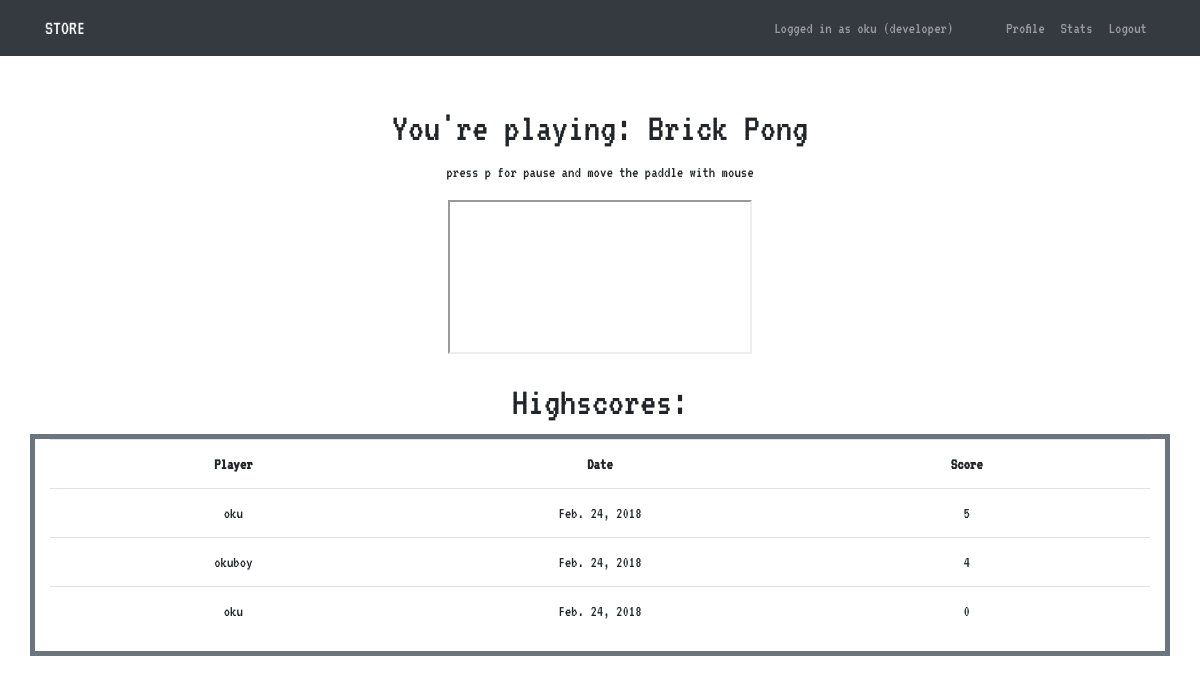
Screenshot of /play/game/brick-pong/ (signed in) with the database file from the repository.
### accounts/models.py (models this page shows, shortened)
class User(AbstractBaseUser):
    username = models.CharField(
        max_length=120,
        unique=True,
        validators=[
            RegexValidator(
                regex = USERNAME_REGEX,
                message = 'Username must be alphanumeric or contain any of the following ". @ + -"',
                code = 'invalid username',
            )
        ],
    )
    email = models.EmailField(
        verbose_name='email address',
        max_length=255,
        unique=True,
    )
    is_active = models.BooleanField(default=True)
    is_staff = models.BooleanField(default=False)
    is_admin = models.BooleanField(default=False)
    is_developer = models.BooleanField(default=False)
    my_games = models.ManyToManyField(Game, blank=True)
    games_sold = models.PositiveIntegerField(blank=True, null=True)
    objects = UserManager()
    USERNAME_FIELD = 'username'
    REQUIRED_FIELDS = ['email']
    def __str__(self):
        return self.username

### store/models.py (models this page shows, shortened)
class Game(models.Model):
    name = models.CharField(max_length=50, unique=True)
    slug = models.SlugField(allow_unicode=True, unique=True)
    developer = models.ForeignKey(User, related_name='game_developed_by', null=True)
    owners = models.ManyToManyField(User, related_name='game_owned_by')
    genre = models.ForeignKey(Genre, related_name='game_genre')
    description = models.TextField(blank=True, default='')
    coverpicture = models.ImageField(upload_to='cover_pics', blank=True)
    url = models.URLField(null=False, blank=False, unique=True)
    price = models.DecimalField(null=False, blank=False, max_digits=5,
                                decimal_places=2,validators=[MinValueValidator(Decimal('0.00'))])
    def __str__(self):
        return self.name

### play/models.py (models this page shows)
class Score(models.Model):
    game = models.ForeignKey(Game, related_name="high_scores")
    player = models.ForeignKey(User, related_name="user_scores")
    score = models.PositiveIntegerField()
    date = models.DateField(auto_now_add=True, null=True)
    def __str__(self):
        return self.game.name + ", " + str(self.score)
    class Meta:
        ordering = ['score']

### play/views.py (the view, shortened to what this page needs)
# urls.py: url(r'^game/(?P<slug>[\w\-]+)/$', views.PlayDetailView.as_view(), name='playdetail'),
class PlayDetailView(LoginRequiredMixin, UserPassesTestMixin, generic.DetailView):
    model = Game
    template_name = 'play/play_detail.html'
    def test_func(self, *args, **kwargs):
        return True
    def get_context_data(self, *args, **kwargs):
        context = super(PlayDetailView, self).get_context_data(*args, **kwargs)
        context['user'] = self.request.user
        context['highscores'] = self.object.high_scores.order_by("-score")[:5]
        print(context)
        return context

### play/templates/play/play_detail.html (shortened to what this page needs)
{% extends "base.html" %}
{% load staticfiles %}
{% block content %}
<br>
<div class="container">
  <div class="d-flex justify-content-center">
    <h1>You're playing: {{game}}</h1>
  </div>
  <div class="d-flex justify-content-center">
    <p>{{game.description}}<p>
  </div>
</div>
<div class="container">
  <div class="d-flex justify-content-center">
    <iframe id="iframe1" src="{{game.url}}"></iframe>
  </div>
</div>
<br>
<div class="container">
  <div class="d-flex justify-content-center">
    <h1>Highscores:</h1>
  </div>
</div>
<div class="container" style="border:5px solid #6c757d;">
  <div class="table-responsive">
    <table class ="table">
      <tr class="text-center">
        <th> Player </th>
        <th> Date </th>
        <th> Score </th>
      </tr>
      {% for score in highscores %}
        <tr class="text-center">
          <td class="player" style="width:33%;"> {{ score.player }} </a> </td>
          <td class="date" style="width:33%;"> {{ score.date }} </td>
          <td class="scores" style="width:33%;"> {{ score.score }} </td>
        </tr>
      {% endfor %}
    </table>
  </div>
</div>
<br><br>
{% endblock content %}

### templates/base.html (shortened to what this page needs)
<!DOCTYPE html>
{% load staticfiles %}
<html>
  <head>
    <link rel="stylesheet" href="https://maxcdn.bootstrapcdn.com/bootstrap/4.0.0/css/bootstrap.min.css">
    <link rel="stylesheet" href="{% static "/css/master.css" %}">
  </head>
  <body>
    <nav class="navbar mynav navbar-expand-lg navbar-dark bg-dark navbar-static-top" role='navigation' id='navbar'>
      <div class="container">
        <a class="navbar-brand mynav" href="{% url 'home' %}">STORE</a>
        <ul class="nav navbar-nav navbar-right">
          {% if user.is_authenticated %}
            {% if user.is_developer %}
              <span class="navbar-text"> Logged in as {{user.username}} (developer) &nbsp;&nbsp;&nbsp;&nbsp;&nbsp;&nbsp;</span>
            {% else %}
              <span class="navbar-text"> Logged in as {{user.username}} &nbsp;&nbsp;&nbsp;&nbsp;&nbsp;&nbsp;</span>
            {% endif %}
            <li class="nav-item"><a a class="nav-link" href="{% url 'store:profile' username=user.username %}">Profile</a></li>
            <li class="nav-item"><a a class="nav-link" href="{% url 'play:play' %}">Stats</a></li>
            <li class="nav-item"><a a class="nav-link" href="{% url 'accounts:logout' %}">Logout</a></li>
          {% else %}
            <span class="navbar-text">You haven't logged in! &nbsp;&nbsp;&nbsp;&nbsp;&nbsp;&nbsp;</span>
            <li class="nav-item"><a a class="nav-link" href="{% url 'accounts:login' %}">Login</a></li>
            <li class="nav-item"><a a class="nav-link" href="{% url 'accounts:signup' %}">Sign Up</a></li>
          {% endif %}
        </ul>
      </div>
    </nav>
    <br>
    {% block content %}
    {% endblock content %}
  </body>
</html>

### static/css/master.css (style rules this page uses)
html, body { font-family: 'VT323', monospace; background-color: #fff; }

### rows the page displays
User: username "oku"
Game: name "Brick Pong", description "press p for pause and move the paddle with mouse"
Score: player "oku", date "Feb. 24, 2018", score "5"
Score: player "okuboy", date "Feb. 24, 2018", score "4"
Score: player "oku", date "Feb. 24, 2018", score "0"
